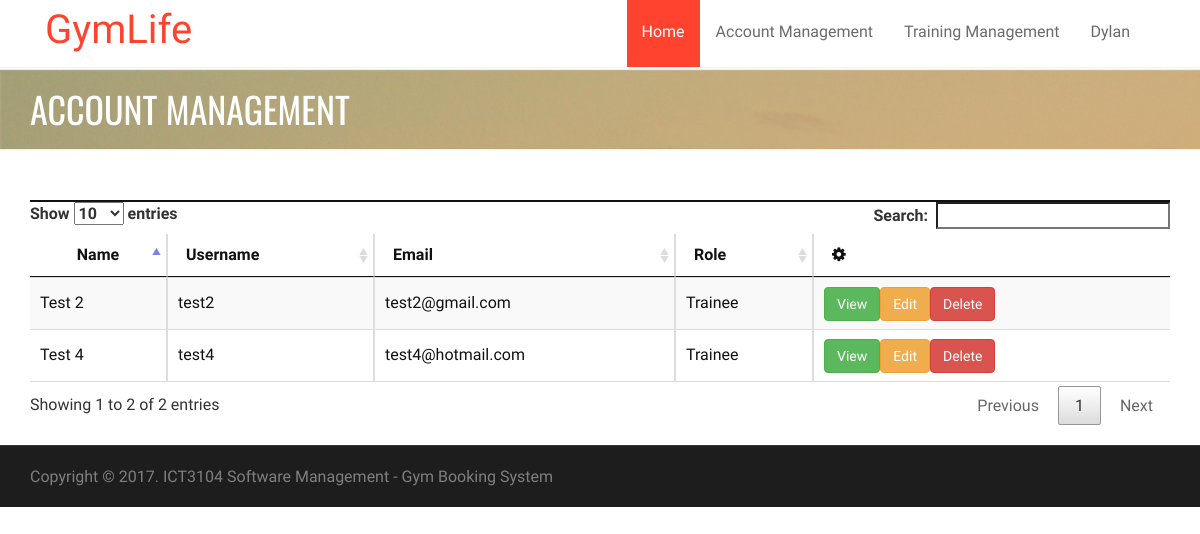
/admin/user.php (signed in), run on an earlier commit of the app's database.
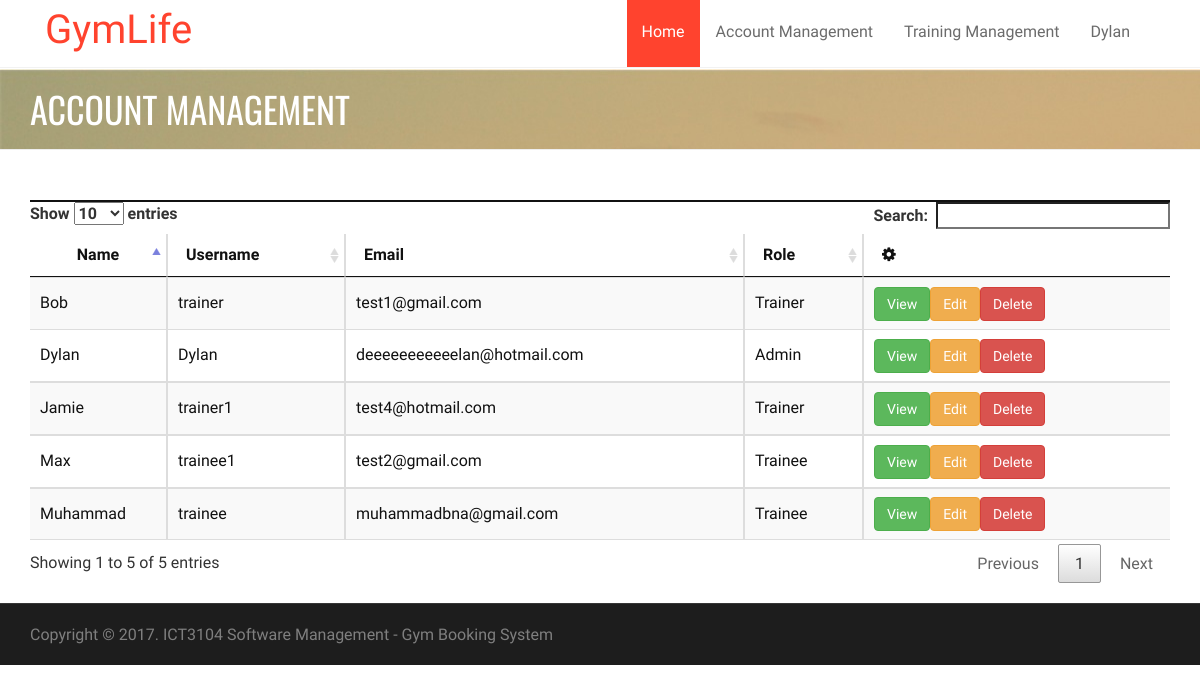
And on a later commit of the database.
### tables this page shows
CREATE TABLE `user` (
  `userID` int(11) NOT NULL,
  `roleID` int(11) NOT NULL,
  `name` varchar(255) NOT NULL,
  `userName` varchar(15) NOT NULL,
  `email` varchar(255) NOT NULL,
  `contactNumber` int(11) NOT NULL,
  `password` varchar(255) NOT NULL,
  `status` int(11) NOT NULL,
  `passwordChange` bit(1) NOT NULL
);

### db.class.php (called while the page is built, shortened)
<?php
class DB {
  protected static $mdb = null;
  public static function getMDB() {
    $mdb = DB::$mdb;
    if ($mdb === null) {
      $mdb = DB::$mdb = new MeekroDB();
    }
    return $mdb;
  }
  public static function query() { $args = func_get_args(); return call_user_func_array(array(DB::getMDB(), 'query'), $args); }
}
class MeekroDB {
  public $encoding = 'latin1';
  public $connect_options = array(MYSQLI_OPT_CONNECT_TIMEOUT => 30);
  public $internal_mysql = null;
  public function __construct($host=null, $user=null, $password=null, $dbName=null, $port=null, $encoding=null) {
    if ($encoding === null) $encoding = DB::$encoding;
    $this->encoding = $encoding;
  }
  public function get() {
    $mysql = $this->internal_mysql;
    if (!($mysql instanceof MySQLi)) {
      $mysql = new mysqli();
      foreach ($this->connect_options as $key => $value) {
        $mysql->options($key, $value);
      }
      $mysql->set_charset($this->encoding);
      $this->internal_mysql = $mysql;
    }
    return $mysql;
  }
  protected function preparseQueryParams() {
    $args = func_get_args();
    $sql = trim(strval(array_shift($args)));
    $args_all = $args;
    if (count($args_all) == 0) return array($sql);
    $chunkyQuery = array();
    return $chunkyQuery;
  }
  protected function parseQueryParams() {
    $args = func_get_args();
    $chunkyQuery = call_user_func_array(array($this, 'preparseQueryParams'), $args);
    $query = '';
    foreach ($chunkyQuery as $chunk) {
      if (is_string($chunk)) {
        $query .= $chunk;
        continue;
      }
      $result = '';
      $query .= $result;
    }
    return $query;
  }
  protected function prependCall($function, $args, $prepend) { array_unshift($args, $prepend); return call_user_func_array($function, $args); }
  public function query() { $args = func_get_args(); return $this->prependCall(array($this, 'queryHelper'), $args, 'assoc'); }
  protected function queryHelper() {
    $args = func_get_args();
    $type = array_shift($args);
    $db = $this->get();
    $is_buffered = true;
    $row_type = 'assoc';
    $full_names = false;
    $sql = call_user_func_array(array($this, 'parseQueryParams'), $args);
    $result = $db->query($sql, $is_buffered ? MYSQLI_STORE_RESULT : MYSQLI_USE_RESULT);
    $return = array();
    while ($row = ($row_type == 'assoc' ? $result->fetch_assoc() : $result->fetch_row())) {
      $return[] = $row;
    }
    return $return;
  }
}
?>

### admin/user.php (the view, shortened to what this page needs)
<!doctype html>
<html lang="en">
    <head>
        <link rel="stylesheet" href="../asset/bootstrap/css/bootstrap.min.css" type="text/css">
        <link rel="stylesheet" href="../asset/font-awesome/css/font-awesome.min.css" type="text/css">
        <link rel="stylesheet" href="../asset/css/owl.carousel.css" type="text/css">
        <link rel="stylesheet" href="../asset/css/owl.theme.css" type="text/css">
        <link rel="stylesheet" href="../asset/css/owl.transitions.css" type="text/css">
        <link rel="stylesheet" type="text/css" href="../asset/css/animate.css">
        <link rel="stylesheet" type="text/css" href="../asset/css/lightbox.css">
        <link rel="stylesheet" type="text/css" href="../asset/css/style.css">
        <link rel="stylesheet" type="text/css" href="../asset/css/responsive.css">
        <link rel="stylesheet" type="text/css" href="../asset/css/table.css">
        <link rel="stylesheet" href="../asset/plugins/sweetalert-master/sweet-alert.css">
        <link rel="stylesheet" href="../asset/plugins/DataTables/css/jquery.dataTables.css">
    </head>
    <body>
        <?php require_once('../header.php'); ?>
        <div class="page-header">
            <div class="overlay">
                <div class="container">
                    <div class="row">
                        <div class="col-md-12">
                            <h1>Account Management</h1>
                        </div>
                    </div>
                </div>
            </div>
        </div>
        <section id="about-section" class="about-section">
            <div class="container">
                <div class="row">
                    <div class="col-md-12">
                        <div class="panel panel-default panel-table">
                            <div class="panel-heading">
                            </div>
                            <div class="panel-body">
                                <table id="users" class="table table-striped table-bordered table-list" width="100%">
                                    <thead>
                                        <tr>
                                            <th>Name</th>
                                            <th>Username</th>
                                            <th>Email</th>
                                            <th>Role</th>
                                            <th data-sortable="false"><em class="fa fa-cog"></th>
                                        </tr>
                                    </thead>
                                    <tbody>
                                        <?php
                                        $record = DB::query("SELECT * FROM user WHERE status='2'");
                                        foreach ($record as $row) {
                                            echo "<tr>";
                                            echo "<td>" . $row['name'] . "</td>";
                                            echo "<td>" . $row['userName'] . "</td>";
                                            echo "<td>" . $row['email'] . "</td>";
                                            if ($row['roleID'] == '1') {
                                                echo " <td> Admin </td>";
                                            } elseif ($row['roleID'] == '2') {
                                                echo "<td> Trainer </td>";
                                            } elseif ($row['roleID'] == '3') {
                                                echo "<td> Trainee </td>";
                                            } else {
                                                echo "<td> ERROR </td>";
                                            }
                                            echo "<td>";
                                            echo "<button class='btn btn-success' onclick=\"location.href ='viewUser.php?id=" . $row['userID'] . "' \">View</button>";
                                            echo "<button class='btn btn-warning' onclick=\"location.href ='editUser.php?id=" . $row['userID'] . "' \">Edit</button>";
                                            echo "<button class='btn btn-danger' onclick='dlt(\"" . $row['userID'] . "\")'>Delete</button>";
                                            echo "</td>";
                                            echo "</tr>";
                                        }
                                        ?>
                                    </tbody>
                                </table>
                            </div>
                        </div>
                    </div>
                </div>
            </div>
        <div id="copyright-section" class="copyright-section">
            <div class="container">
                <div class="row">
                    <div class="col-md-7">
                        <div class="copyright">
                            Copyright © 2017. ICT3104 Software Management - Gym Booking System</a>
                        </div>
                    </div>
                </div>
            </div>
        </div>
</body>
</html>

### header.php (shortened to what this page needs)
<?php $path = basename(__DIR__); ?>
<header class="clearfix">
    <div class="navbar navbar-default navbar-top">
        <div class="container">
            <div class="navbar-header">
                <a class="navbar-brand" href="/<?php echo $path; ?>/index.php">GymLife</a>
            </div>
            <div class="navbar-collapse collapse">
                <ul class="nav navbar-nav navbar-right">
                    <li>
                        <a class="active" href="/<?php echo $path; ?>/index.php">Home</a>
                    </li>
					<?php
					if($_SESSION['role']=="admin"){
					?>
                    <li><a href="#" class="dropdown-toggle" data-toggle="dropdown">Account Management</a>
                    </li>
					<li><a href="#" class="dropdown-toggle" data-toggle="dropdown">Training Management</a>
                    </li>
					<?php } ?>
                    <li><a href="#" class="dropdown-toggle" data-toggle="dropdown"><?php echo $_SESSION['name']; ?></a>
                    </li>
                </ul>
            </div>
        </div>
    </div>
</header>

### asset/css/lightbox.css (style rules this page uses)
body:after { content: url(../images/close.png) url(../images/loading.gif) url(../images/prev.png) url(../images/next.png); display: none; }

### asset/css/style.css (style rules this page uses)
body { font-family: 'PT Sans Narrow', Arial, sans-serif; font-size: 16px; color: #111; line-height: 21px; -webkit-font-smoothing: antialiased !important; -moz-osx-font-smoothing: grayscale !important; text-rendering: optimizeLegibility !important; font-smoothing: antialiased !important; vertical-align: baseline; }
ul, ol { list-style: none; }
ul { padding: 0; margin: 0; }
a { transition: color 0.2s ease-in-out; -moz-transition: color 0.2s ease-in-out; -webkit-transition: color 0.2s ease-in-out; -o-transition: color 0.2s ease-in-out; }
a, a:hover, a:focus, a:active { outline: 0; text-decoration: none; }
h1, h2, h3, h4, h5, h6 { font-family: 'Oswald', Arial, sans-serif; font-weight: 400; text-transform: uppercase; margin-top: 0; margin-bottom: 0; }
.page-header { background: url(../images/banner.jpg) no-repeat; padding: 20px 0; margin-top: 1px; }
.page-header h1 { color: #fff; }
.navbar { margin-bottom: 0; background: #fff; border-bottom: 1px solid #f2f2f2 !important; border: none; border-radius: 0; -webkit-border-radius: 0; -moz-border-radius: 0; -o-border-radius: 0; }
.navbar-brand { position: relative; //padding: 27px 0; padding-top: 0; margin: 0!important; transition: all 0.3s ease-in-out; -moz-transition: all 0.3s ease-in-out; -webkit-transition: all 0.3s ease-in-out; -o-transition: all 0.3s ease-in-out; }
a.navbar-brand { font-family: "Kaushan Script","Helvetica Neue",Helvetica,Arial,cursive; font-size: 40px; padding-top: 20px; color: #ff432e !important; }
.navbar-default .navbar-nav { margin-right: 10px!important; position: relative; transition: all 0.4s ease-in-out; -moz-transition: all 0.4s ease-in-out; -webkit-transition: all 0.4s ease-in-out; -o-transition: all 0.4s ease-in-out; }
.navbar-default .navbar-nav > li { margin-left: 1px; }
.navbar-default .navbar-nav > li:first-child { margin-left: 0; }
.navbar-default .navbar-nav > li > a { color: #6b6b6b; display: block; font-size: 16px; line-height: 10px; font-weight: 500; padding: 25px 15px 30px; overflow: hidden; border-top: 2px solid transparent; transition: all 0.3s ease-in-out; -moz-transition: all 0.3s ease-in-out; -webkit-transition: all 0.3s ease-in-out; -o-transition: all 0.3s ease-in-out; }
.navbar-default .navbar-nav > li > a.active, .navbar-default .navbar-nav > li:hover > a { border-top: 2px solid #FF432E; color: #fff; background: #FF432E; //padding: 25px 15px 30px; }
#about-section { padding-top: 30px; padding-bottom: 130px; //background: url(../images/parallax/bg-01.jpg) no-repeat; background-size: cover; background-position: center; }
.panel { border-radius: 0; border: none !important; box-shadow: none !important }
.panel-default > .panel-heading { background: transparent; border: 1px solid #111; border-radius: none; font-weight: 400; }
.panel-body { padding: 15px 10px; border: none !important; color: #111; font-size: 16px; background-color: transparent !important; }
.panel-heading { padding: 0; border-top-left-radius: 0; border-top-right-radius: 0; }
.copyright-section { border-top: 1px solid #363636; font-size: 12px; padding: 20px 0; background: #1d1d1d; color: #7f7f7f; }
.copyright { font-size: 16px; }

### asset/css/table.css (style rules this page uses)
.panel-table .panel-body { padding:0; }
.panel-table .panel-body .table-bordered { border-style: none; margin:0; }
.panel-table .panel-body .table-bordered > thead > tr > th:first-of-type { text-align:center; width: 100px; }
.panel-table .panel-body .table-bordered > thead > tr > th:last-of-type, .panel-table .panel-body .table-bordered > tbody > tr > td:last-of-type { border-right: 0px; }
.panel-table .panel-body .table-bordered > thead > tr > th:first-of-type, .panel-table .panel-body .table-bordered > tbody > tr > td:first-of-type { border-left: 0px; }
.panel-table .panel-body .table-bordered > tbody > tr:first-of-type > td { border-bottom: 0px; }
.panel-table .panel-body .table-bordered > thead > tr:first-of-type > th { border-top: 0px; }
.panel-table .panel-body .table-bordered > tbody > tr > td { line-height: 34px; }

What changed in the data, as far as the page shows it:
now on this page (row edited): user: name "Dylan", userName "Dylan", email "deeeeeeeeeeelan@hotmail.com", shows "Admin"
now on this page (row edited): user: name "Bob", userName "trainer", email "test1@gmail.com", shows "Trainer"
changed user: name "Test 2" → "Muhammad"; userName "test2" → "trainee"; email "test2@gmail.com" → "muhammadbna@gmail.com"
changed user "test4@hotmail.com": name "Test 4" → "Jamie"; userName "test4" → "trainer1"; roleID "Trainee" → "Trainer"
added user: name "Max", userName "trainee1", email "test2@gmail.com", shows "Trainee"
Also different on the page:
text written by a page script: "Show entries Search: Showing 1 to 2 of 2 entries Previous 1 Next" → "Show entries Search: Showing 1 to 5 of 5 entries Previous 1 Next"
